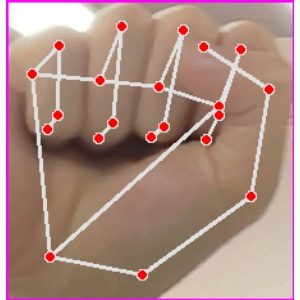
#> input picture ak/opencv/hand_sign/Data/A/Image_1690168497.0273101.jpg, 300 x 300 px, given in place of the camera
$ python diff_colour_detection.py
#> lines starting #> are read from the running program, lines starting #| are printed output that depends on the picture; after the words box and inside, x2 and y2 are one past the last pixel; in counts of white or black regions, pixels touching at a corner belong together
#> further down, frame is the input picture: shape (300, 300, 3); mean B, G, R 130, 139.2, 171.2
import cv2
import numpy as np
import glob

color_ranges = {
    # 'red': (np.array([0, 70, 50]), np.array([10, 255, 255])),
    # 'orange': (np.array([11, 70, 50]), np.array([25, 255, 255])),
    'yellow': (np.array([26, 70, 50]), np.array([35, 255, 255])),
    'green': (np.array([36, 70, 50]), np.array([70, 255, 255])),
    'blue': (np.array([100, 70, 50]), np.array([130, 255, 255])),
    # 'purple': (np.array([131, 70, 50]), np.array([160, 255, 255])),
    # 'pink': (np.array([150, 70, 50]), np.array([179, 255, 255])),
    # 'white': (np.array([0, 0, 200]), np.array([179, 30, 255])),
    'black': (np.array([0, 0, 0]), np.array([179, 255, 30])),
    # 'gray': (np.array([0, 0, 31]), np.array([179, 30, 230])),
    'brown': (np.array([8, 70, 50]), np.array([20, 255, 255])),
    # 'cyan': (np.array([81, 70, 50]), np.array([100, 255, 255])),
    # 'magenta': (np.array([141, 70, 50]), np.array([160, 255, 255])),
    'gold': (np.array([21, 70, 50]), np.array([40, 255, 255])),
    # 'silver': (np.array([0, 0, 111]), np.array([179, 30, 190])),
    # 'maroon': (np.array([0, 70, 50]), np.array([10, 255, 255])),
    # 'navy': (np.array([100, 70, 50]), np.array([140, 255, 255])),
    # 'teal': (np.array([71, 70, 50]), np.array([100, 255, 255])),
    # 'indigo': (np.array([101, 70, 50]), np.array([130, 255, 255])),
}

color_names = {
    'red': (0, 0, 255),
    'orange': (0, 165, 255),
    'yellow': (0, 255, 255),
    'green': (0, 255, 0),
    'blue': (255, 0, 0),
    'purple': (255, 0, 255),
    'pink': (255, 192, 203),
    'white': (255, 255, 255),
    'black': (0, 0, 0),
    'gray': (128, 128, 128),
    'brown': (165, 42, 42),
    'cyan': (255, 255, 0),
    'magenta': (255, 0, 255),
    'gold': (0, 215, 255),
    'silver': (192, 192, 192),
    'maroon': (0, 0, 128),
    'navy': (128, 0, 0),
    'teal': (128, 128, 0),
    'indigo': (130, 0, 75),
}

def detect_colors(frame, color_ranges):
    hsv_image = cv2.cvtColor(frame, cv2.COLOR_BGR2HSV)
#> hsv_image: shape (300, 300, 3); mean H, S, V 23, 73.9, 171.2

    for color, (lower, upper) in color_ranges.items():
        mask = cv2.inRange(hsv_image, lower, upper)
        contours, _ = cv2.findContours(mask, cv2.RETR_EXTERNAL, cv2.CHAIN_APPROX_SIMPLE)

        for contour in contours:
            area = cv2.contourArea(contour)
            if area > 100:
                x, y, w, h = cv2.boundingRect(contour)
                frame = cv2.rectangle(frame, (x, y), (x + w, y + h), color_names[color], 5)
                cv2.putText(frame, color, (x, y - 10), cv2.FONT_HERSHEY_SIMPLEX, 0.9, color_names[color], 2)
#> this loop made 6 passes
#> contours on pass 6: 8 contours, all with area under 20
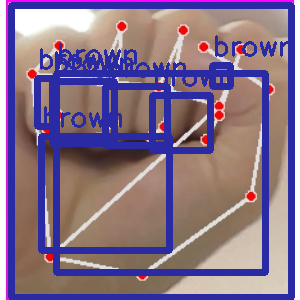
#> frame: shape (300, 300, 3); mean B, G, R 138.4, 113.8, 135.4
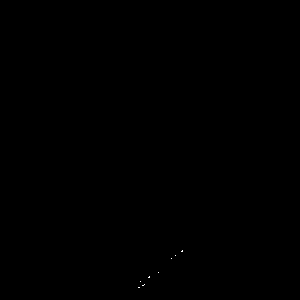
#> mask: shape (300, 300); 0.02% white in thin lines or dots, all inside (x1, y1, x2, y2) = (138, 250, 183, 288)

    return frame


# cam
cap = cv2.VideoCapture(0)

while True:
    ret, frame = cap.read()

    processed_frame = detect_colors(frame, color_ranges)

    cv2.imshow('frame', processed_frame)

    key = cv2.waitKey(1)
#> (key Esc is pressed here)
    if key == 27:
        break

cap.release()
cv2.destroyAllWindows()

# [34 lines of commented-out code are left out]

$ run again, on ak/opencv/hand_sign/Data/A/Image_1690168498.280131.jpg
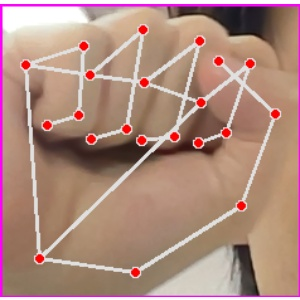
#> input picture ak/opencv/hand_sign/Data/A/Image_1690168498.280131.jpg, 300 x 300 px, given in place of the camera
#> frame is the input picture: shape (300, 300, 3); mean B, G, R 126.6, 139.2, 174.6
#> hsv_image: shape (300, 300, 3); mean H, S, V 24.4, 80.7, 174.7
#> the loop in detect_colors, `for color, (lower, upper) in color_ranges.items():` made 6 passes
#> contours on pass 6: 2 contours, all with area under 20
#> after the loop in detect_colors, `for color, (lower, upper) in color_ranges.items():`:
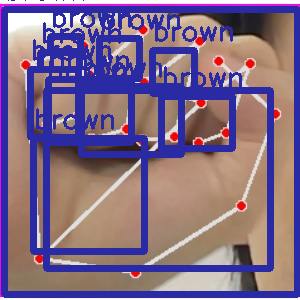
#> frame: shape (300, 300, 3); mean B, G, R 136.5, 108.4, 131.6

$ run again, on ak/opencv/hand_sign/Data/A/Image_1690168498.396202.jpg
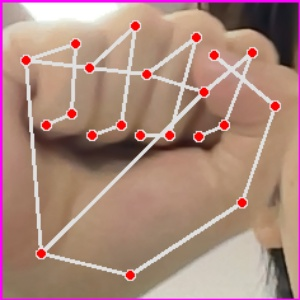
#> input picture ak/opencv/hand_sign/Data/A/Image_1690168498.396202.jpg, 300 x 300 px, given in place of the camera
#> frame is the input picture: shape (300, 300, 3); mean B, G, R 124.7, 136.3, 171.2
#> hsv_image: shape (300, 300, 3); mean H, S, V 23.9, 79.8, 171.2
#> the loop in detect_colors, `for color, (lower, upper) in color_ranges.items():` made 6 passes
#> contours on pass 6: 10 contours, all with area under 20
#> after the loop in detect_colors, `for color, (lower, upper) in color_ranges.items():`:
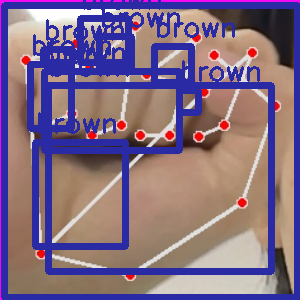
#> frame: shape (300, 300, 3); mean B, G, R 133, 108.6, 131.9
